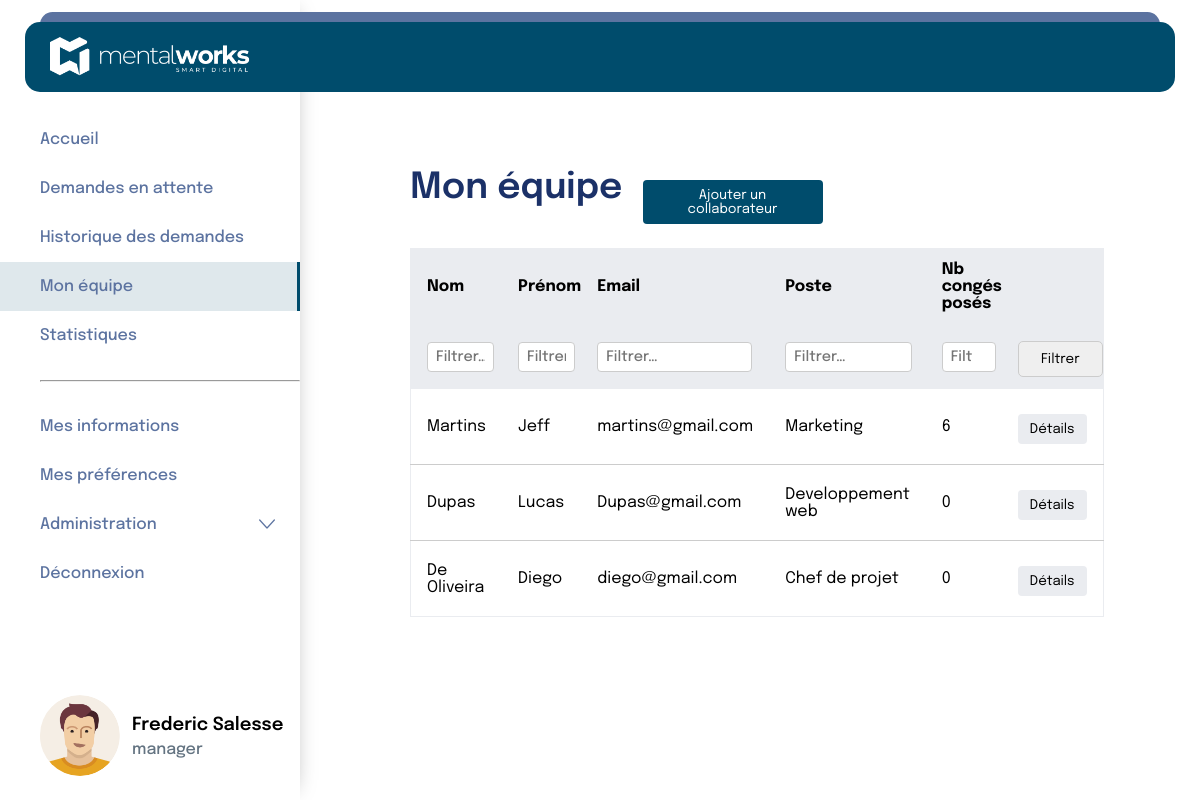
Page /pages/manager/monEquipe1.php (signed in) on the committed database.
### tables this page shows
CREATE TABLE `person` (
  `id` int(11) NOT NULL,
  `last_name` varchar(100) NOT NULL,
  `first_name` varchar(100) NOT NULL,
  `manager_id` int(11) DEFAULT NULL,
  `department_id` int(11) NOT NULL,
  `position_id` int(11) NOT NULL,
  `alert_new_request` tinyint(1) NOT NULL DEFAULT 0,
  `alert_on_answer` tinyint(1) NOT NULL DEFAULT 0,
  `alert_before_vacation` tinyint(1) NOT NULL DEFAULT 0
);

CREATE TABLE `positions` (
  `id` int(11) NOT NULL,
  `name` varchar(100) NOT NULL
);

### pages/manager/monEquipe1.php (the view, shortened to what this page needs)
<?php
include '../../includes/database.php';
include '../../includes/header2.php';
$managerUserId = $_SESSION['utilisateur']['id'];
$stmtMgr = $bdd->prepare("SELECT person_id FROM user WHERE id = :uid");
$stmtMgr->execute(['uid' => $managerUserId]);
$managerPersonId = (int) $stmtMgr->fetchColumn();
$whereClauses = ["p.manager_id = :mgrId"];
$params = ['mgrId' => $managerPersonId];
$whereSQL = implode(" AND ", $whereClauses);
$sql = "
    SELECT
        p.id                AS ID,
        p.last_name         AS Nom,
        p.first_name        AS Prénom,
        u.email             AS Email,
        pos.name            AS Poste,
        COALESCE(COUNT(r.id), 0) AS Nb_congés
    FROM person p
    JOIN user u   ON p.id         = u.person_id
    JOIN positions pos ON p.position_id = pos.id
    LEFT JOIN request r
        ON p.id = r.collaborator_id
       AND YEAR(r.start_at) = YEAR(CURDATE())
    WHERE $whereSQL
    GROUP BY p.id, p.last_name, p.first_name, u.email, pos.name
";
$querry = $bdd->prepare($sql);
$querry->execute($params);
$collabs = $querry->fetchAll(PDO::FETCH_ASSOC);
?>
<link rel="stylesheet" href="../../style.css" />
<div class="flex">
  <?php include "../../includes/navBar/navBar2.php"; ?>
  <div class="containerMonEquipe page">
    <section class="monEquipeSection">
      <div class="headerRow">
        <h1>Mon équipe</h1>
        <button class="addCollaboratorButton">
          <a href="ajoutcollab.php">Ajouter un collaborateur</a>
        </button>
      </div>
      <form method="get">
        <table class="monEquipeTable">
          <thead>
            <tr>
              <th>Nom</th>
              <th>Prénom</th>
              <th>Email</th>
              <th>Poste</th>
              <th>Nb congés posés</th>
              <th></th>
            </tr>
            <tr class="filtersRow">
              <th><input type="text" name="nom" placeholder="Filtrer…" value="<?= htmlspecialchars($_GET['nom'] ?? '') ?>" /></th>
              <th><input type="text" name="prenom" placeholder="Filtrer…" value="<?= htmlspecialchars($_GET['prenom'] ?? '') ?>" /></th>
              <th><input type="text" name="email" placeholder="Filtrer…" value="<?= htmlspecialchars($_GET['email'] ?? '') ?>" /></th>
              <th><input type="text" name="poste" placeholder="Filtrer…" value="<?= htmlspecialchars($_GET['poste'] ?? '') ?>" /></th>
              <th><input type="number" name="nb_conges" placeholder="Filtrer…" value="<?= htmlspecialchars($_GET['nb_conges'] ?? '') ?>" /></th>
              <th><button type="submit">Filtrer</button></th>
            </tr>
          </thead>
      </form>
      <tbody>
        <?php if (!empty($collabs)): ?>
          <?php foreach ($collabs as $collab): ?>
            <tr>
              <td data-label="Nom"> <?= htmlspecialchars($collab['Nom']) ?></td>
              <td data-label="Prénom"> <?= htmlspecialchars($collab['Prénom']) ?></td>
              <td data-label="Email"> <?= htmlspecialchars($collab['Email']) ?></td>
              <td data-label="Poste"> <?= htmlspecialchars($collab['Poste']) ?></td>
              <td data-label="Nb congés"> <?= htmlspecialchars($collab['Nb_congés']) ?></td>
              <td>
                <button class="detailsButton"><a style="color: black;" href="monEquipe2.php?id=<?= $collab['ID'] ?>">Détails</a></button>
              </td>
            </tr>
          <?php endforeach; ?>
        <?php endif; ?>
      </tbody>
    </section>
  </div>
</div>
</body>
</html>

### style.css (style rules this page uses)
* { margin: 0; padding: 0; box-sizing: border-box; }
html { margin: 0; }
body { margin: 0; padding: 0; font-family: "Epilogue"; }
:root { --color_btn: #004c6c; --color_title: #1b3168; --color_text: #000000; --color_btn_navbarre: #5c73a0; --color_href_a: rgba(0, 76, 108, 1); --gray: #637381; --border: #eaecf0; }
h1 { font-size: 36px; color: var(--color_title); font-weight: 600; padding-bottom: 22px; }
a { text-decoration: none; color: white; }
input { border: none; outline: none; font-family: "Epilogue"; font-weight: 500; }
.page { flex: 1; padding: 150px 40px 0 350px; }
.flex { display: flex; }
.Container-newdemande input, select, textarea, button { width: 100%; padding: 10px; margin-top: 5px; border: 1px solid #ccc; border-radius: 5px; font-family: "Epilogue"; }
input[type="text"] { padding-left: 40px; }
.containerMonEquipe .monEquipeSection { padding: 20px; width: 90%; }
.containerMonEquipe .headerRow { display: flex; align-items: center; margin-bottom: 20px; }
.containerMonEquipe .addCollaboratorButton { background-color: var(--color_btn); color: #fff; padding: 8px 12px; border: none; border-radius: 4px; cursor: pointer; margin-left: 20px; width: 180px; }
.containerMonEquipe .monEquipeTable { width: 100%; border-collapse: collapse; margin-top: 10px; background-color: #fff; border: 1px solid var(--border); }
.containerMonEquipe .monEquipeTable thead { background-color: var(--border); }
.containerMonEquipe .monEquipeTable thead th { text-align: left; padding: 12px 0 12px 16px; border: none; }
.containerMonEquipe .filtersRow th { padding: 8px 0 8px 16px; }
.containerMonEquipe .filtersRow input { width: 90%; height: 30px; padding: 0 8px; border: 1px solid #ccc; border-radius: 4px; font-size: 0.9rem; }
.containerMonEquipe .monEquipeTable tbody tr { border-bottom: 1px solid #ccc; }
.containerMonEquipe .monEquipeTable tbody tr:last-child { border-bottom: none; }
.containerMonEquipe .monEquipeTable td { text-align: left; padding: 20px 16px; border: none; }
.containerMonEquipe .detailsButton { background-color: var(--border); color: #333; padding: 8px 12px; border: none; border-radius: 4px; cursor: pointer; }
.headerRow { display: flex; align-items: center; margin-bottom: 50px; }
.filtersRow input { padding: 4px 8px; border: 1px solid #ccc; border-radius: 4px; font-size: 0.9rem; width: 100%; }
.detailsButton { background-color: var(--border); color: #333; padding: 8px 12px; border: none; border-radius: 4px; cursor: pointer; }

### rows in the picture
person: last_name "Martins", first_name "Jeff", Email "martins@gmail.com", position.name "Marketing", Nb_congés "6"
person: last_name "Dupas", first_name "Lucas", Email "Dupas@gmail.com", position.name "Developpement web", Nb_congés "0"
person: last_name "De Oliveira", first_name "Diego", Email "diego@gmail.com", position.name "Chef de projet", Nb_congés "0"

### other values in the picture
$_SESSION['utilisateur']['prenom'] "Frederic"
$_SESSION['utilisateur']['nom'] "Salesse"
$_SESSION['utilisateur']['role'] "manager"
